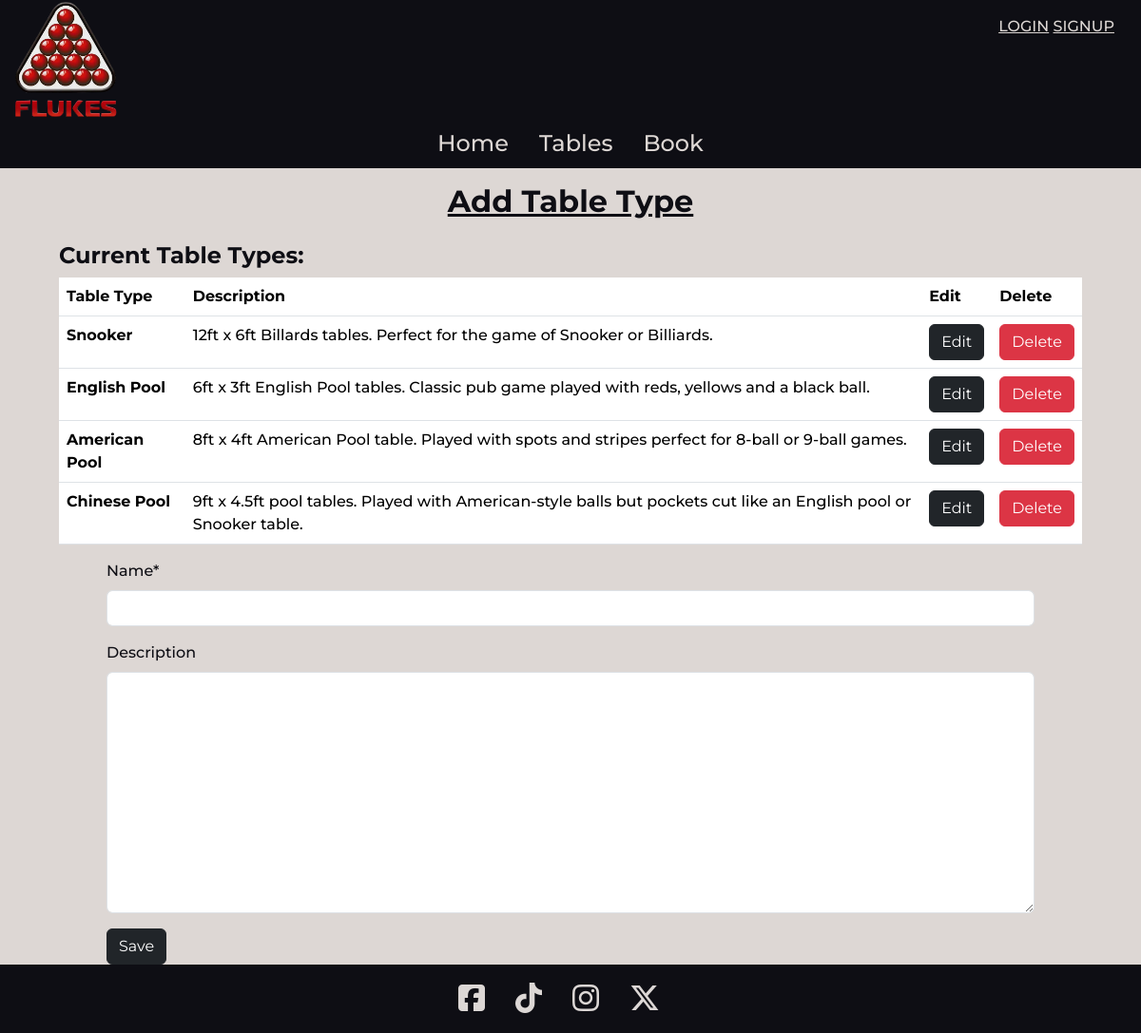
Before: /tables/add_type/ with the older database file.
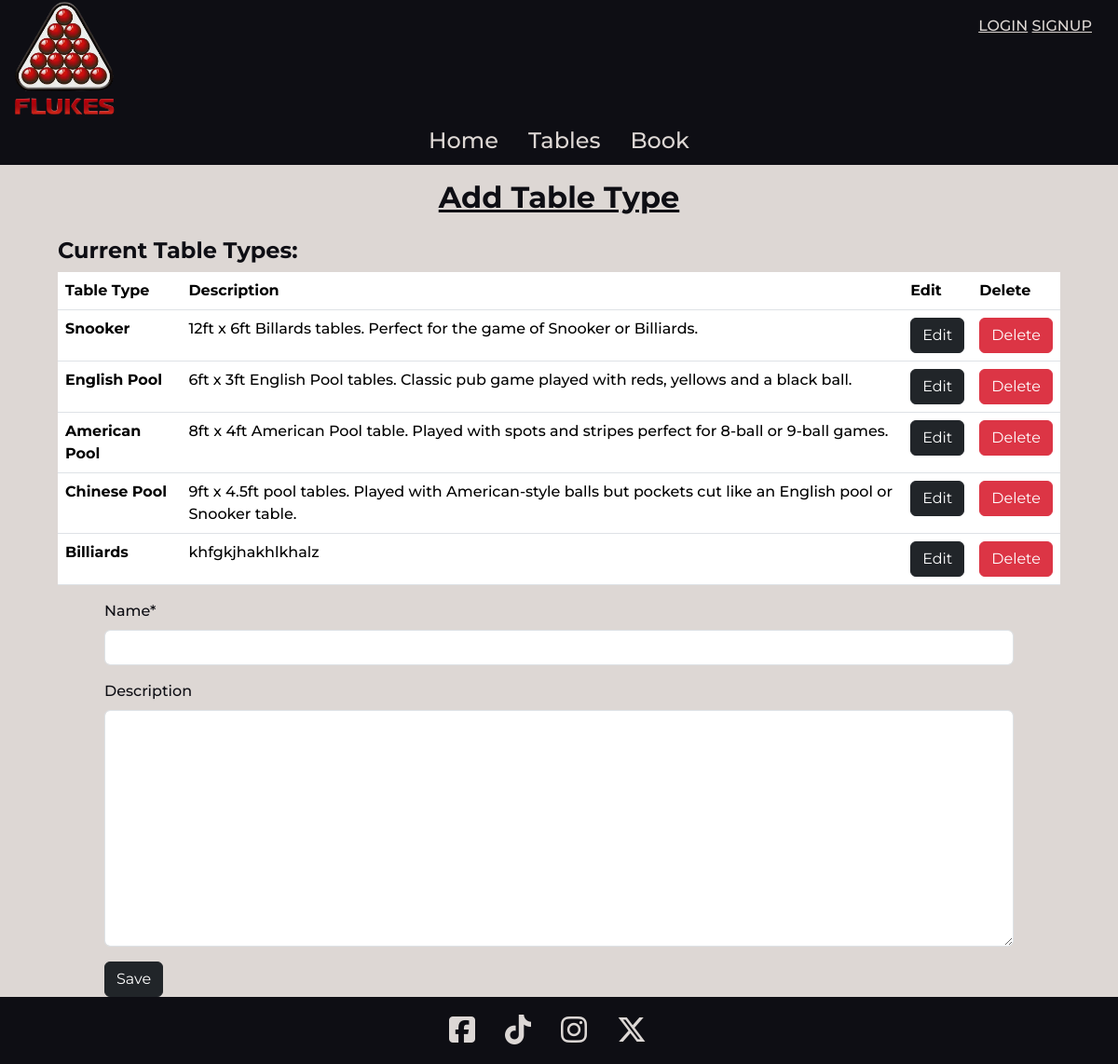
After: the same page with the newer database file.
### tables/models.py (models this page shows, shortened)
class TableType(models.Model):
    name = models.CharField(max_length=50)
    description = models.TextField(blank=True, null=True)

### tables/views.py (the view)
# urls.py: path("add_type/", views.add_table_type_view, name="add_table_type"),
def add_table_type_view(request):
    table_types = TableType.objects.all()
    if request.method == "POST":
        form = TableTypeForm(request.POST)
        if form.is_valid():
            form.save()
            messages.success(request, "Table added successfully")
            return redirect("home")
        else:
            messages.error(
                request, "There was a problem adding the table, please try again."
            )
    else:
        form = TableTypeForm()
    context = {
        "form": form,
        "table_types": table_types,
    }
    return render(request, "tables/add_table_type.html", context)

### tables/forms.py
class TableTypeForm(forms.ModelForm):
    class Meta:
        model = TableType
        fields = "__all__"

### home/context_processors.py (called while the page is built)
def club_details_processor(request):
    club_details = ClubDetails.objects.get_instance()
    opening_hours = OpeningHours.objects.all().order_by("day_of_week")
    context = {
        "club_details": club_details,
        "opening_hours": opening_hours,
    }
    return context

### home/models.py (called while the page is built)
    def get_instance(self):
        if self.exists():
            return self.get()
        return self.create()

### profiles/context_processors.py (called while the page is built)
def profile_context_processors(request):
    profile = None
    if request.user.is_authenticated:
        profile = get_object_or_404(UserProfile, user=request.user)
    context = {"profile": profile}
    return context

### tables/templates/tables/add_table_type.html (shortened to what this page needs)
{% extends "base.html" %}
{% load crispy_forms_tags %}
{% block content %}
<h2 class="text-center py-3 text-decoration-underline fw-bold">Add Table Type</h2>
<div class="row justify-content-evenly">
  <div class="col-11">
    <h4 class="fw-bold">Current Table Types:</h4>
    <table class="table">
      <thead>
        <tr>
          <th scope="col">Table Type</th>
          <th scope="col">Description</th>
          <th scope="col">Edit</th>
          <th scope="col">Delete</th>
        </tr>
      </thead>
      <tbody>
        {% for type in table_types %}
        <tr>
          <th scope="row">{{ type.name }}</th>
          <td>{{ type.description }}</td>
          <td><a href="{% url 'edit_table_type' type.pk %}" class="btn btn-dark">Edit</a></td>
          <td><a href="{% url 'delete_table_type' type.pk %}" class="btn btn-danger">Delete</a></td>
        </tr>
        {% endfor %}
      </tbody>
    </table>
  </div>
</div>
<div class="row justify-content-evenly">
  <div class="col-10">
    <form method="post">
      {% for field in form %}
        {{ field | as_crispy_field }}
      {% endfor %}
      <button class="btn btn-dark" type="submit">Save</button>
    </form>
  </div>
</div>
{% endblock %}

Changed rows visible on the page:
added TableType: name "Billiards", description "khfgkjhakhlkhalz"
